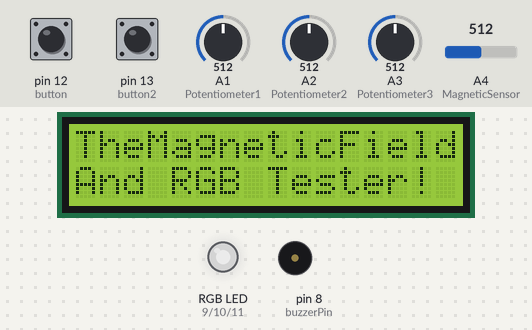
A sketch run on a simulated Arduino Uno, built with avr-gcc and run on an emulated ATmega328P. On the bench: 16×2 character LCD, an RGB LED mixed from three pins (HIGH = lit), buzzer (waves = sounding). Inputs (shaded band) come from the test bench; at power-on: pin 13 (button2) LOW, A4 (MagneticSensor) = 512, pin 12 (button) LOW, A1 (Potentiometer1) = 512, A2 (Potentiometer2) = 512, A3 (Potentiometer3) = 512. Dim RGB values are drawn brighter than linear; what the sketch prints to the serial monitor is not drawn.

Above: at 1.2 s.
1.3 s: pin 13 (button2) pulled HIGH for 0.15 s
At 1.7 s:
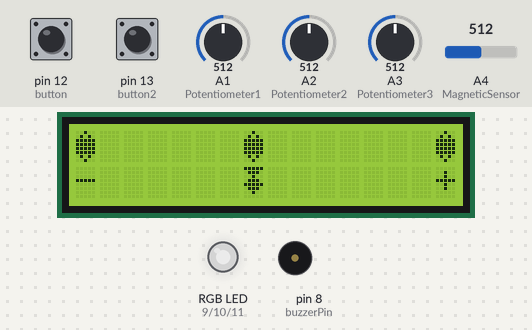
2.9 s: A4 (MagneticSensor) set to 716
At 4.1 s:
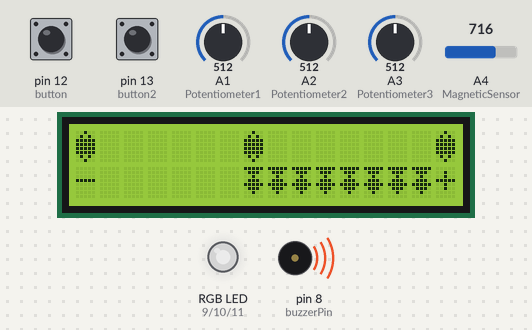
4.4 s: pin 12 (button) pulled HIGH for 0.15 s
At 5.4 s:
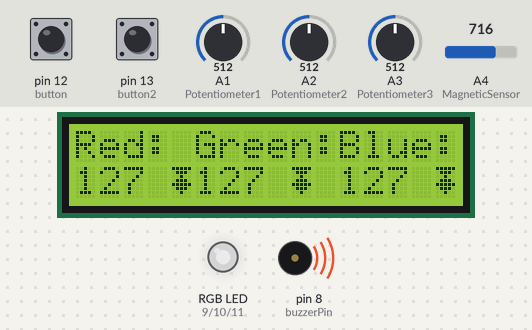
6.0 s: A1 (Potentiometer1) set to 306
At 6.5 s:
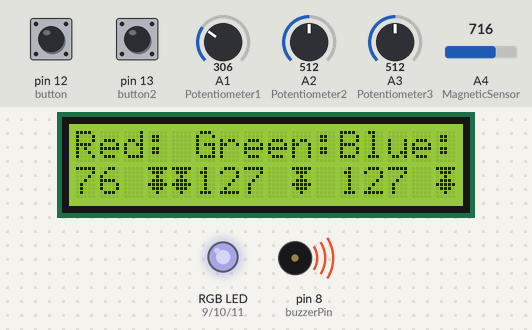
7.5 s: A2 (Potentiometer2) set to 306
At 8.7 s:
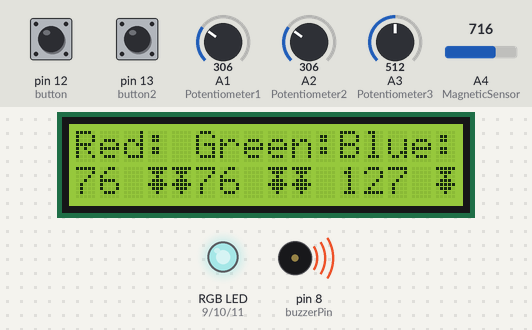
9.0 s: A3 (Potentiometer3) set to 306
At 10.0 s:
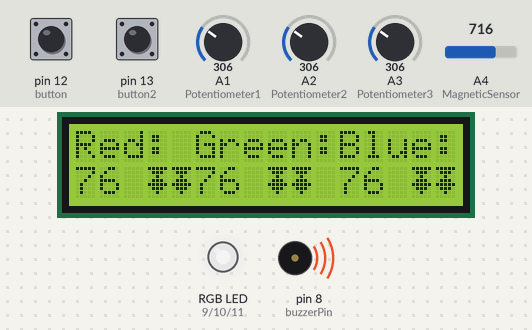
Timing chart, 0 to 11.5 s (numbered marks = the images above; inputs shaded):
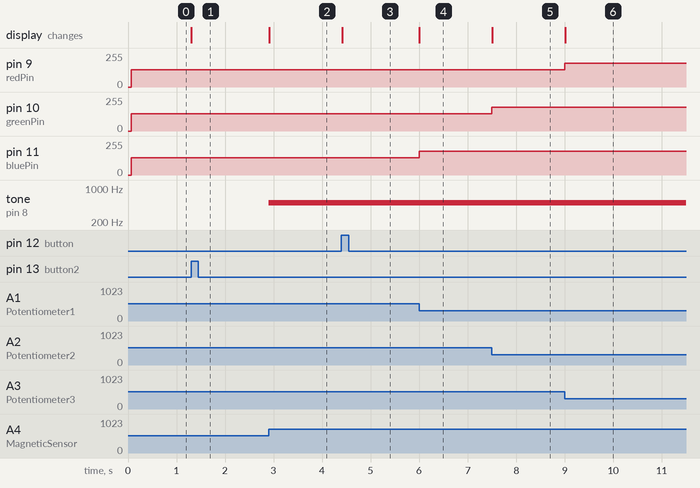

The sketch:

TheMagneticFieldAndRGBTester.ino
```cpp
    /////////////////////////////////
   // The Magnetic Field and RGB  //
  //           Tester            //
 //       by Kutluhan Aktar     //
/////////////////////////////////


// You can observe the magnetic field in the air with the project easily.
// Thus, the project allows you to adjust and test RGB Led.
//
// Connections:
//
// Arduino UNO
//                                 LCD Screen
// Pin 2  -------------------------rs
// Pin 3  -------------------------en
// Pin 4  -------------------------d4
// Pin 5  -------------------------d5
// Pin 6  -------------------------d6
// Pin 7  -------------------------d7
//                                 Buzzer
// Pin 8  -------------------------
//                                 RGB
// Pin 9  -------------------------
// Pin 10 -------------------------
// Pin 11 -------------------------
//                                 Button(1)
// Pin 12 -------------------------
//                                 Button(2)
// Pin 13 -------------------------
//                                 Potentiometer(1)
// Pin A1 -------------------------
//                                 Potentiometer(2)
// Pin A2 -------------------------
//                                 Potentiometer(3)
// Pin A3 -------------------------
//                                 3144E Hall Effect Sensor
// Pin A4 -------------------------


#include <LiquidCrystal.h> // Include the library code:

const int rs = 2, en = 3, d4 = 4, d5 = 5, d6 = 6, d7 = 7; // Initialize the library by associating any needed LCD interface pin with the arduino pin number it is connected to:
LiquidCrystal lcd(rs, en, d4, d5, d6, d7);

int Potentiometer1 = A1; // Define the potentiometers' pins to get the value from them.
int Potentiometer2 = A2;
int Potentiometer3 = A3;

int MagneticSensor = A4; // Define the Magnetic Hall Effect Sensor's analog pin.

int redPin = 9;  // PWM pins for the RGB Led.
int greenPin = 10;
int bluePin = 11;

int buzzerPin = 8; // Buzzer pin.


int button = 12; // Buttoms.
int button2 = 13;

int redValue; // Determine the global values to use them in diffrent functions.
int greenValue;
int blueValue;
int Magnetic;
int buttonValue;
int button2Value;

volatile boolean menu1 = false; // Booleans allow you to switch between the tasks permanently.
volatile boolean menu2 = false;

byte mark[8] = { // The characters as bytes( basically (8x5)).
  0b00100,
  0b01010,
  0b11111,
  0b11111,
  0b11111,
  0b11111,
  0b01010,
  0b00100,
};
byte magnet[8] = {
  0b11111,
  0b01110,
  0b00100,
  0b01110,
  0b11111,
  0b01110,
  0b00100,
  0b00000,
};
byte empty[8] = {
  0b00000,
  0b00000,
  0b00000,
  0b00000,
  0b00000,
  0b00000,
  0b00000,
  0b00000,
};


void setup() {

  Serial.begin(9600);

  lcd.begin(16, 2);
  lcd.createChar(1, mark); // Create LCD characters as numbers.
  lcd.createChar(2, magnet);
  lcd.createChar(3, empty);

  lcd.setCursor(0, 0); // The initializing screen.
  lcd.print("TheMagneticField");
  lcd.setCursor(0, 1);
  lcd.print("And RGB Tester!");

  pinMode(redPin, OUTPUT);
  pinMode(greenPin, OUTPUT);
  pinMode(bluePin, OUTPUT);

  pinMode(button, INPUT);
  pinMode(button2, INPUT);

}

void loop() {
  readSensor();

  colorChange(redValue, greenValue, blueValue);

  alarmMagnetic();

  if (buttonValue == 1) { // Manage the buttons' tasks.
    lcd.clear();

    menu1 = true;
    menu2 = false;
  }
  else if (button2Value == 1) {
    lcd.clear();

    menu1 = false;
    menu2 = true;
  }

  if (menu1 == true) {
    LCD(1);
  }
  if (menu2 == true) {
    LCD(2);
  }

}

void readSensor() { // Get the data of sensors and define them.
  int Pot1Value = analogRead(Potentiometer1);
  int Pot2Value = analogRead(Potentiometer2);
  int Pot3Value = analogRead(Potentiometer3);

  redValue = map(Pot1Value, 0, 1023, 0, 255);
  greenValue = map(Pot2Value, 0, 1023, 0, 255);
  blueValue = map(Pot3Value, 0, 1023, 0, 255);

  Magnetic = analogRead(MagneticSensor);

  buttonValue = digitalRead(button);
  button2Value = digitalRead(button2);


}

void colorChange(int x, int y, int i) { // Adjust the colour of RGB Led by changing values from 0 to 255.
  x = 255 - x;
  y = 255 - y;
  i = 255 - i;
  analogWrite(redPin, i);
  analogWrite(greenPin, y);
  analogWrite(bluePin, x);
}

void LCD(int i) { // Program the LCD Screen.
  switch (i) {

    case 1:

      lcd.setCursor(0, 0);
      lcd.print("Red:");
      lcd.setCursor(0, 1);
      lcd.println(redValue);
      lcd.setCursor(5, 0);
      lcd.print("Green:");
      lcd.setCursor(5, 1);
      lcd.println(greenValue);
      lcd.setCursor(11, 0);
      lcd.print("Blue:");
      lcd.setCursor(11, 1);
      lcd.println(blueValue);
      break;
    case 2:
      MagneticField();
      break;
  }
}

void MagneticField() { // Observe the magnetic field integrity with LCD Screen.

  lcd.setCursor(0, 0);
  lcd.write(1);
  lcd.setCursor(7, 0);
  lcd.write(1);
  lcd.setCursor(15, 0);
  lcd.write(1);

  lcd.setCursor(0, 1);
  lcd.print("-");
  lcd.setCursor(15, 1);
  lcd.print("+");

  Serial.println(Magnetic); // Test the value of Magnetic Field Sensor
  if (Magnetic > 20 && Magnetic < 320) {
    lcdWrite(1, 1);
    lcdWrite(2, 1);
    lcdWrite(3, 1);
    lcdWrite(4, 1);
    lcdWrite(5, 1);
    lcdWrite(6, 1);
    lcdWrite(7, 1);
    lcdWrite(8, 0);
    lcdWrite(9, 0);
    lcdWrite(10, 0);
    lcdWrite(11, 0);
    lcdWrite(12, 0);
    lcdWrite(13, 0);
    lcdWrite(14, 0);
  }
  else if (Magnetic > 320 && Magnetic < 360) {
    lcdWrite(1, 0);
    lcdWrite(2, 1);
    lcdWrite(3, 1);
    lcdWrite(4, 1);
    lcdWrite(5, 1);
    lcdWrite(6, 1);
    lcdWrite(7, 1);
    lcdWrite(8, 0);
    lcdWrite(9, 0);
    lcdWrite(10, 0);
    lcdWrite(11, 0);
    lcdWrite(12, 0);
    lcdWrite(13, 0);
    lcdWrite(14, 0);
  }
  else if (Magnetic > 360 && Magnetic < 380) {
    lcdWrite(1, 0);
    lcdWrite(2, 0);
    lcdWrite(3, 1);
    lcdWrite(4, 1);
    lcdWrite(5, 1);
    lcdWrite(6, 1);
    lcdWrite(7, 1);
    lcdWrite(8, 0);
    lcdWrite(9, 0);
    lcdWrite(10, 0);
    lcdWrite(11, 0);
    lcdWrite(12, 0);
    lcdWrite(13, 0);
    lcdWrite(14, 0);
  }
  else if (Magnetic > 380 && Magnetic < 400) {
    lcdWrite(1, 0);
    lcdWrite(2, 0);
    lcdWrite(3, 0);
    lcdWrite(4, 1);
    lcdWrite(5, 1);
    lcdWrite(6, 1);
    lcdWrite(7, 1);
    lcdWrite(8, 0);
    lcdWrite(9, 0);
    lcdWrite(10, 0);
    lcdWrite(11, 0);
    lcdWrite(12, 0);
    lcdWrite(13, 0);
    lcdWrite(14, 0);
  }
  else if (Magnetic > 400 && Magnetic < 450) {
    lcdWrite(1, 0);
    lcdWrite(2, 0);
    lcdWrite(3, 0);
    lcdWrite(4, 0);
    lcdWrite(5, 1);
    lcdWrite(6, 1);
    lcdWrite(7, 1);
    lcdWrite(8, 0);
    lcdWrite(9, 0);
    lcdWrite(10, 0);
    lcdWrite(11, 0);
    lcdWrite(12, 0);
    lcdWrite(13, 0);
    lcdWrite(14, 0);
  }
  else if (Magnetic > 450 && Magnetic < 490) {
    lcdWrite(1, 0);
    lcdWrite(2, 0);
    lcdWrite(3, 0);
    lcdWrite(4, 0);
    lcdWrite(5, 0);
    lcdWrite(6, 1);
    lcdWrite(7, 1);
    lcdWrite(8, 0);
    lcdWrite(9, 0);
    lcdWrite(10, 0);
    lcdWrite(11, 0);
    lcdWrite(12, 0);
    lcdWrite(13, 0);
    lcdWrite(14, 0);
  }
  else if (Magnetic > 490 && Magnetic < 519) {
    lcdWrite(1, 0);
    lcdWrite(2, 0);
    lcdWrite(3, 0);
    lcdWrite(4, 0);
    lcdWrite(5, 0);
    lcdWrite(6, 0);
    lcdWrite(7, 1);
    lcdWrite(8, 0);
    lcdWrite(9, 0);
    lcdWrite(10, 0);
    lcdWrite(11, 0);
    lcdWrite(12, 0);
    lcdWrite(13, 0);
    lcdWrite(14, 0);
  }

  else if (Magnetic > 519 && Magnetic < 520) {
    lcdWrite(1, 0);
    lcdWrite(2, 0);
    lcdWrite(3, 0);
    lcdWrite(4, 0);
    lcdWrite(5, 0);
    lcdWrite(6, 0);
    lcdWrite(7, 1);
    lcdWrite(8, 1);
    lcdWrite(9, 0);
    lcdWrite(10, 0);
    lcdWrite(11, 0);
    lcdWrite(12, 0);
    lcdWrite(13, 0);
    lcdWrite(14, 0);
  }
  else if (Magnetic > 520 && Magnetic < 530) {
    lcdWrite(1, 0);
    lcdWrite(2, 0);
    lcdWrite(3, 0);
    lcdWrite(4, 0);
    lcdWrite(5, 0);
    lcdWrite(6, 0);
    lcdWrite(7, 1);
    lcdWrite(8, 1);
    lcdWrite(9, 1);
    lcdWrite(10, 0);
    lcdWrite(11, 0);
    lcdWrite(12, 0);
    lcdWrite(13, 0);
    lcdWrite(14, 0);
  }
  else if (Magnetic > 530 && Magnetic < 540) {
    lcdWrite(1, 0);
    lcdWrite(2, 0);
    lcdWrite(3, 0);
    lcdWrite(4, 0);
    lcdWrite(5, 0);
    lcdWrite(6, 0);
    lcdWrite(7, 1);
    lcdWrite(8, 1);
    lcdWrite(9, 1);
    lcdWrite(10, 1);
    lcdWrite(11, 0);
    lcdWrite(12, 0);
    lcdWrite(13, 0);
    lcdWrite(14, 0);
  }
  else if (Magnetic > 540 && Magnetic < 590) {
    lcdWrite(1, 0);
    lcdWrite(2, 0);
    lcdWrite(3, 0);
    lcdWrite(4, 0);
    lcdWrite(5, 0);
    lcdWrite(6, 0);
    lcdWrite(7, 1);
    lcdWrite(8, 1);
    lcdWrite(9, 1);
    lcdWrite(10, 1);
    lcdWrite(11, 1);
    lcdWrite(12, 0);
    lcdWrite(13, 0);
    lcdWrite(14, 0);
  }
  else if (Magnetic > 590 && Magnetic < 620) {
    lcdWrite(1, 0);
    lcdWrite(2, 0);
    lcdWrite(3, 0);
    lcdWrite(4, 0);
    lcdWrite(5, 0);
    lcdWrite(6, 0);
    lcdWrite(7, 1);
    lcdWrite(8, 1);
    lcdWrite(9, 1);
    lcdWrite(10, 1);
    lcdWrite(11, 1);
    lcdWrite(12, 1);
    lcdWrite(13, 0);
    lcdWrite(14, 0);
  }
  else if (Magnetic > 620 && Magnetic < 650) {
    lcdWrite(1, 0);
    lcdWrite(2, 0);
    lcdWrite(3, 0);
    lcdWrite(4, 0);
    lcdWrite(5, 0);
    lcdWrite(6, 0);
    lcdWrite(7, 1);
    lcdWrite(8, 1);
    lcdWrite(9, 1);
    lcdWrite(10, 1);
    lcdWrite(11, 1);
    lcdWrite(12, 1);
    lcdWrite(13, 1);
    lcdWrite(14, 0);
  }
  else if (Magnetic > 620 && Magnetic < 800) {
    lcdWrite(1, 0);
    lcdWrite(2, 0);
    lcdWrite(3, 0);
    lcdWrite(4, 0);
    lcdWrite(5, 0);
    lcdWrite(6, 0);
    lcdWrite(7, 1);
    lcdWrite(8, 1);
    lcdWrite(9, 1);
    lcdWrite(10, 1);
    lcdWrite(11, 1);
    lcdWrite(12, 1);
    lcdWrite(13, 1);
    lcdWrite(14, 1);
  }
}
void lcdWrite(int x, int y) { // Choose to display which character and which column.
  switch (y) {
    case 0:
      lcd.setCursor(x, 1);
      lcd.write(3);
      break;
    case 1:
      lcd.setCursor(x, 1);
      lcd.write(2);
      break;

  }
}

void alarmMagnetic() { // Make notifications with buzzer.
  if (Magnetic > 650 || Magnetic < 320) {
    tone(buzzerPin, 500);
  }
  else {
    noTone(buzzerPin);
  }
}
```

Measured:
- after the input at 1.3 s, the display: changes at once (image 1)
- after the input at 2.9 s, tone on pin 8 (buzzerPin): silent → 500 Hz at once; the display: changes at once (image 2)
- after the input at 4.4 s, the display: changes at once (image 3)
- after the input at 6.0 s, pin 11 (bluePin): 128/255 → 179/255 at once; the display: changes at once (image 4)
- after the input at 7.5 s, pin 10 (greenPin): 128/255 → 179/255 at once; the display: changes at once (image 5)
- after the input at 9.0 s, pin 9 (redPin): 128/255 → 179/255 at once; the display: changes at once (image 6)
